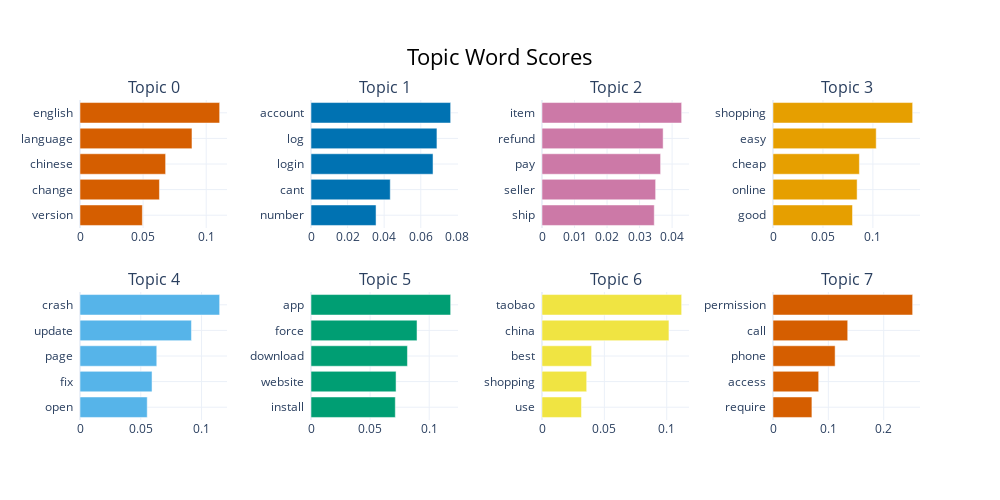

Notebook code cell kept with this figure:
### Code cell
model.visualize_barchart()

#https://maartengr.github.io/BERTopic/getting_started/visualization/visualize_topics.html
#Some topic in BERTopic has empty keywords
#This is generally not an error. It might happen that the collection of documents in that topic has very few or perhaps no words. 
#Other than that, it might even be that when you use the , certain documents will end up empty if it only consists of stop words.

### Figure 1 — Plotly figure (JSON) as saved in the notebook; plotly's stock layout.template omitted (floating-point values rounded to 4 significant figures)
{"data": [{"marker": {"color": "#D55E00"}, "orientation": "h", "type": "bar", "x": [0.04941, 0.06294, 0.06783, 0.08872, 0.1106], "xaxis": "x", "y": ["version  ", "change  ", "chinese  ", "language  ", "english  "], "yaxis": "y"}, {"marker": {"color": "#0072B2"}, "orientation": "h", "type": "bar", "x": [0.03556, 0.04333, 0.06671, 0.06884, 0.07634], "xaxis": "x2", "y": ["number  ", "cant  ", "login  ", "log  ", "account  "], "yaxis": "y2"}, {"marker": {"color": "#CC79A7"}, "orientation": "h", "type": "bar", "x": [0.03452, 0.03494, 0.03647, 0.03725, 0.04294], "xaxis": "x3", "y": ["ship  ", "seller  ", "pay  ", "refund  ", "item  "], "yaxis": "y3"}, {"marker": {"color": "#E69F00"}, "orientation": "h", "type": "bar", "x": [0.07961, 0.0842, 0.08648, 0.1033, 0.1398], "xaxis": "x4", "y": ["good  ", "online  ", "cheap  ", "easy  ", "shopping  "], "yaxis": "y4"}, {"marker": {"color": "#56B4E9"}, "orientation": "h", "type": "bar", "x": [0.0553, 0.05926, 0.06315, 0.09168, 0.1149], "xaxis": "x5", "y": ["open  ", "fix  ", "page  ", "update  ", "crash  "], "yaxis": "y5"}, {"marker": {"color": "#009E73"}, "orientation": "h", "type": "bar", "x": [0.07132, 0.07195, 0.08158, 0.08968, 0.1181], "xaxis": "x6", "y": ["install  ", "website  ", "download  ", "force  ", "app  "], "yaxis": "y6"}, {"marker": {"color": "#F0E442"}, "orientation": "h", "type": "bar", "x": [0.03165, 0.03582, 0.03976, 0.1018, 0.112], "xaxis": "x7", "y": ["use  ", "shopping  ", "best  ", "china  ", "taobao  "], "yaxis": "y7"}, {"marker": {"color": "#D55E00"}, "orientation": "h", "type": "bar", "x": [0.07031, 0.08253, 0.1123, 0.135, 0.2523], "xaxis": "x8", "y": ["require  ", "access  ", "phone  ", "call  ", "permission  "], "yaxis": "y8"}], "layout": {"annotations": [{"font": {"size": 16}, "showarrow": false, "text": "Topic 0", "x": 0.0875, "xanchor": "center", "xref": "paper", "y": 1, "yanchor": "bottom", "yref": "paper"}, {"font": {"size": 16}, "showarrow": false, "text": "Topic 1", "x": 0.3625, "xanchor": "center", "xref": "paper", "y": 1, "yanchor": "bottom", "yref": "paper"}, {"font": {"size": 16}, "showarrow": false, "text": "Topic 2", "x": 0.6375, "xanchor": "center", "xref": "paper", "y": 1, "yanchor": "bottom", "yref": "paper"}, {"font": {"size": 16}, "showarrow": false, "text": "Topic 3", "x": 0.9125, "xanchor": "center", "xref": "paper", "y": 1, "yanchor": "bottom", "yref": "paper"}, {"font": {"size": 16}, "showarrow": false, "text": "Topic 4", "x": 0.0875, "xanchor": "center", "xref": "paper", "y": 0.4, "yanchor": "bottom", "yref": "paper"}, {"font": {"size": 16}, "showarrow": false, "text": "Topic 5", "x": 0.3625, "xanchor": "center", "xref": "paper", "y": 0.4, "yanchor": "bottom", "yref": "paper"}, {"font": {"size": 16}, "showarrow": false, "text": "Topic 6", "x": 0.6375, "xanchor": "center", "xref": "paper", "y": 0.4, "yanchor": "bottom", "yref": "paper"}, {"font": {"size": 16}, "showarrow": false, "text": "Topic 7", "x": 0.9125, "xanchor": "center", "xref": "paper", "y": 0.4, "yanchor": "bottom", "yref": "paper"}], "height": 500, "hoverlabel": {"bgcolor": "white", "font": {"family": "Rockwell", "size": 16}}, "showlegend": false, "title": {"font": {"color": "Black", "size": 22}, "text": "Topic Word Scores", "x": 0.5, "xanchor": "center", "yanchor": "top"}, "width": 1000, "xaxis": {"anchor": "y", "autorange": true, "domain": [0, 0.175], "range": [0, 0.1165], "showgrid": true, "type": "linear"}, "xaxis2": {"anchor": "y2", "autorange": true, "domain": [0.275, 0.45], "range": [0, 0.08036], "showgrid": true, "type": "linear"}, "xaxis3": {"anchor": "y3", "autorange": true, "domain": [0.55, 0.725], "range": [0, 0.0452], "showgrid": true, "type": "linear"}, "xaxis4": {"anchor": "y4", "autorange": true, "domain": [0.825, 1], "range": [0, 0.1472], "showgrid": true, "type": "linear"}, "xaxis5": {"anchor": "y5", "autorange": true, "domain": [0, 0.175], "range": [0, 0.1209], "showgrid": true, "type": "linear"}, "xaxis6": {"anchor": "y6", "autorange": true, "domain": [0.275, 0.45], "range": [0, 0.1244], "showgrid": true, "type": "linear"}, "xaxis7": {"anchor": "y7", "autorange": true, "domain": [0.55, 0.725], "range": [0, 0.1178], "showgrid": true, "type": "linear"}, "xaxis8": {"anchor": "y8", "autorange": true, "domain": [0.825, 1], "range": [0, 0.2656], "showgrid": true, "type": "linear"}, "yaxis": {"anchor": "x", "autorange": true, "domain": [0.6, 1], "range": [-0.5, 4.5], "showgrid": true, "type": "category"}, "yaxis2": {"anchor": "x2", "autorange": true, "domain": [0.6, 1], "range": [-0.5, 4.5], "showgrid": true, "type": "category"}, "yaxis3": {"anchor": "x3", "autorange": true, "domain": [0.6, 1], "range": [-0.5, 4.5], "showgrid": true, "type": "category"}, "yaxis4": {"anchor": "x4", "autorange": true, "domain": [0.6, 1], "range": [-0.5, 4.5], "showgrid": true, "type": "category"}, "yaxis5": {"anchor": "x5", "autorange": true, "domain": [0, 0.4], "range": [-0.5, 4.5], "showgrid": true, "type": "category"}, "yaxis6": {"anchor": "x6", "autorange": true, "domain": [0, 0.4], "range": [-0.5, 4.5], "showgrid": true, "type": "category"}, "yaxis7": {"anchor": "x7", "autorange": true, "domain": [0, 0.4], "range": [-0.5, 4.5], "showgrid": true, "type": "category"}, "yaxis8": {"anchor": "x8", "autorange": true, "domain": [0, 0.4], "range": [-0.5, 4.5], "showgrid": true, "type": "category"}}}
